Frame 1 (no input): blank canvas, image omitted
Frame 60 (the mouse pressed at the canvas centre just before this capture): blank canvas, image omitted
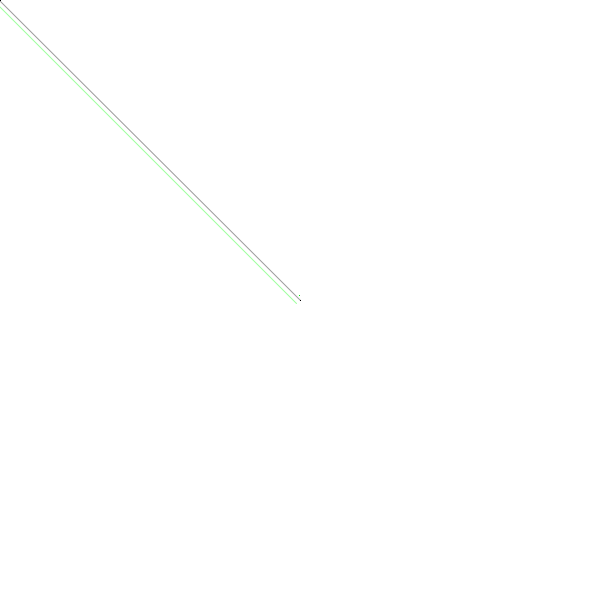
Frame 120 (the mouse held since frame 60 and released just before this capture)

The Processing sketch whose frames 1 and 60 were blank and that drew this single picture after the mouse press (run headless with seeded random() and noise(); from frame 60 on, the mouse is pressed at the canvas centre):

// Processing sketch: ParallelLines
// ── ParallelLines.pde

/*
PARALLEL LINES
Jeff Thompson | 2012 | www.jeffreythompson.org

Draws parallel lines using an offset.

*/

int offset =     5;        // how far apart to draw the lines

float x, y, pX, pY;        // line variables (x,y, previous x,y)


void setup() {
  size(600,600);
  
  background(255);       // set background once so drawing accumulates
}

void draw() {
    
  // set x/y to mouse coordinates
  x = mouseX;
  y = mouseY;
  
  // move origin to x,y location and find length of line
  pushMatrix();
  translate(x, y);
  float d = dist(x, y, pX, pY);
      
  // calculate angle between current and previous
  float a = atan2(pY-y, pX-x);
  
  // rotate by 90º so the line faces the direction of movement
  rotate(a - HALF_PI);
  
  // draw the main line
  stroke(0, 100);
  line(0,0, 0,d);
  
  // draw the parallel line
  stroke(0, 255, 0, 100);
  line(offset,0, offset,d);
  
  popMatrix();
  
  // set current coords to previous
  pX = x;
  pY = y;
}
